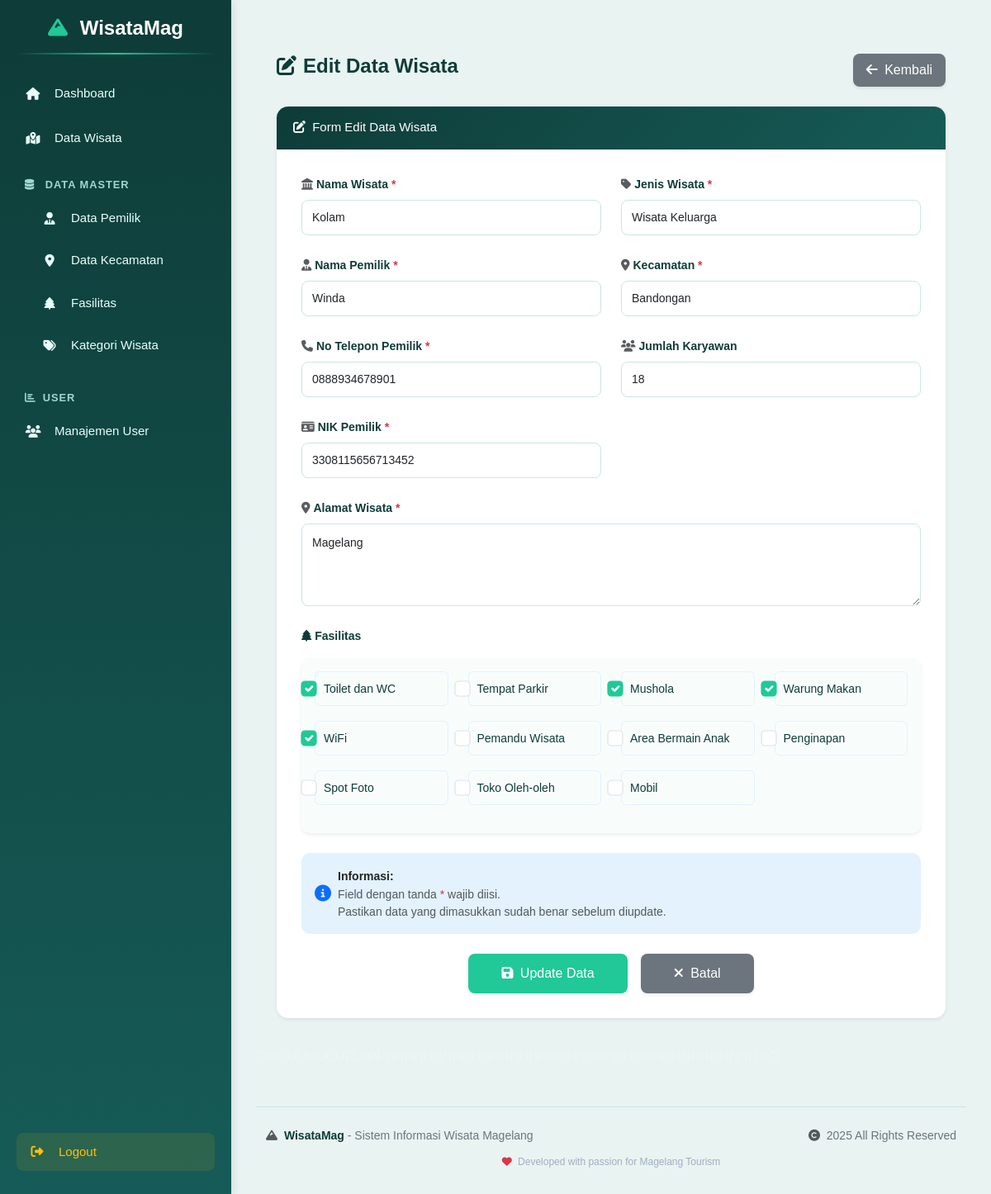
Page /wisata/edit/17 on the committed database.
### tables this page shows
CREATE TABLE `wisata` (
  `id_wisata` int NOT NULL,
  `nama_wisata` varchar(100) NOT NULL,
  `id_pemilik` int DEFAULT NULL,
  `id_kecamatan` int DEFAULT NULL,
  `id_kategori` int NOT NULL,
  `alamat` text,
  `jumlah_karyawan` int DEFAULT NULL
);

CREATE TABLE `pemilik` (
  `id_pemilik` int NOT NULL,
  `nama_pemilik` varchar(100) NOT NULL,
  `nik_pemilik` varchar(20) DEFAULT NULL,
  `no_telp` varchar(20) DEFAULT NULL
);

CREATE TABLE `kategori_wisata` (
  `id_kategori` int NOT NULL,
  `nama_kategori` varchar(50) NOT NULL,
  `deskripsi` text
);

CREATE TABLE `kecamatan` (
  `id_kecamatan` int NOT NULL,
  `nama_kecamatan` varchar(100) NOT NULL
);

CREATE TABLE `fasilitas` (
  `id_fasilitas` int NOT NULL,
  `nama_fasilitas` varchar(100) NOT NULL
);

### application/controllers/Wisata.php (called while the page is built, shortened)
<?php
class Wisata extends CI_Controller {
    public function __construct() {
        $this->load->model('Wisata_model');
        $this->load->model('Kecamatan_model');
        $this->load->model('Fasilitas_model');
        $this->load->model('Kategori_model');
        $this->load->library('pagination');
        $this->load->library('session');
        $this->load->helper('url');
    }
    public function edit($id) {
        $data['title'] = 'Edit Data Wisata';
        $wisata_data = $this->Wisata_model->get_by_id($id);
        $data['wisata'] = $wisata_data;
        $data['kecamatan'] = $this->Kecamatan_model->get_all();
        $data['fasilitas'] = $this->Fasilitas_model->get_all();
        $data['kategori_wisata'] = $this->Kategori_model->getAll();
        $fasilitas_terpilih = $this->Fasilitas_model->get_by_wisata($id);
        $data['fasilitas_terpilih'] = $fasilitas_terpilih ? $fasilitas_terpilih : [];
        $this->load->view('template/header', $data);
        $this->load->view('template/sidebar');
        $this->load->view('wisata/form_edit', $data);
        $this->load->view('template/footer');
    }
}
?>

### index.php (called while the page is built, shortened)
<?php
require_once BASEPATH.'core/CodeIgniter.php';

### application/models/Wisata_model.php (called while the page is built, shortened)
<?php
class Wisata_model extends CI_Model {
    public function get_by_id($id) {
        $this->db->select('
            w.id_wisata,
            w.nama_wisata,
            w.alamat,
            w.jumlah_karyawan,
            w.id_pemilik,
            w.id_kecamatan,
            w.id_kategori,
            p.nama_pemilik,
            p.nik_pemilik,
            p.no_telp,
            k.nama_kecamatan,
            kw.nama_kategori as nama_jenis_wisata
        ');
        $this->db->from('wisata w');
        $this->db->join('pemilik p', 'w.id_pemilik = p.id_pemilik', 'inner');
        $this->db->join('kecamatan k', 'w.id_kecamatan = k.id_kecamatan', 'left');
        $this->db->join('kategori_wisata kw', 'w.id_kategori = kw.id_kategori', 'left');
        $this->db->where('w.id_wisata', $id);
        $query = $this->db->get();
        return $query->row();
    }
}
?>

### application/models/Kategori_model.php (called while the page is built, shortened)
<?php
class Kategori_model extends CI_Model {
    public function getAll() {
        return $this->db->get('kategori_wisata')->result();
    }
}
?>

### application/models/Kecamatan_model.php (called while the page is built, shortened)
<?php
class Kecamatan_model extends CI_Model {
    private $table = 'kecamatan';
    public function get_all() {
        return $this->db->get($this->table)->result();
    }
}

### application/models/Fasilitas_model.php (called while the page is built, shortened)
<?php
class Fasilitas_model extends CI_Model {
    private $table = 'fasilitas';
    public function get_all() {
        return $this->db->get($this->table)->result();
    }
    public function get_by_wisata($id_wisata) {
    $this->db->select('f.id_fasilitas');
    $this->db->from('fasilitas f');
    $this->db->join('wisata_fasilitas wf', 'f.id_fasilitas = wf.id_fasilitas');
    $this->db->where('wf.id_wisata', $id_wisata);
    $query = $this->db->get();
    return $query->num_rows() > 0 ? $query->result() : [];
    }
}
?>

### application/views/wisata/form_edit.php (the view, shortened to what this page needs)
<div class="content-wrapper" style="background:#e9f3f2; min-height:100vh; padding:35px 25px;">
  <div class="d-flex justify-content-between align-items-center mb-4 flex-wrap">
    <h4 style="font-weight:600; color:#0e3c38; margin-bottom:10px;">
      <i class="fas fa-edit me-2"></i><?= $title ?>
    </h4>
    <a href="<?= site_url('wisata') ?>"
       class="btn shadow-sm"
       style="background:#6c757d; color:#fff; border:none; border-radius:8px; padding:8px 16px; font-weight:500; transition:0.3s;">
      <i class="fas fa-arrow-left me-1"></i> Kembali
    </a>
  </div>
  <div class="card border-0 shadow-sm" style="border-radius:14px; overflow:hidden;">
    <div class="card-header text-white"
         style="background:linear-gradient(135deg, #0e3c38 0%, #165b57 100%); font-weight:500; padding:14px 20px; font-size:15px;">
      <i class="fas fa-edit me-1"></i> Form Edit Data Wisata
    </div>
    <div class="card-body" style="padding:30px;">
      <form method="post" action="<?= site_url('wisata/update/'.$wisata->id_wisata) ?>">
        <div class="row">
          <div class="col-md-6">
            <div class="mb-4">
              <label class="form-label fw-bold" style="color:#0e3c38; margin-bottom:8px;">
                <i class="fas fa-landmark me-1 text-muted"></i>Nama Wisata <span class="text-danger">*</span>
              </label>
              <input type="text" name="nama_wisata" class="form-control"
                     value="<?= html_escape($wisata->nama_wisata) ?>"
                     style="border:1px solid #c8e6e3; border-radius:8px; padding:10px 12px; transition:0.3s;"
                     required
                     onfocus="this.style.borderColor='#20c997'; this.style.boxShadow='0 0 0 2px rgba(32, 201, 151, 0.1)';"
                     onblur="this.style.borderColor='#c8e6e3'; this.style.boxShadow='none';">
            </div>
            <div class="mb-4">
              <label class="form-label fw-bold" style="color:#0e3c38; margin-bottom:8px;">
                <i class="fas fa-user-tie me-1 text-muted"></i>Nama Pemilik <span class="text-danger">*</span>
              </label>
              <input type="text" name="nama_pemilik" class="form-control"
                     value="<?= html_escape($wisata->nama_pemilik) ?>"
                     style="border:1px solid #c8e6e3; border-radius:8px; padding:10px 12px; transition:0.3s;"
                     required
                     onfocus="this.style.borderColor='#20c997'; this.style.boxShadow='0 0 0 2px rgba(32, 201, 151, 0.1)';"
                     onblur="this.style.borderColor='#c8e6e3'; this.style.boxShadow='none';">
            </div>
            <div class="mb-4">
              <label class="form-label fw-bold" style="color:#0e3c38; margin-bottom:8px;">
                <i class="fas fa-phone me-1 text-muted"></i>No Telepon Pemilik <span class="text-danger">*</span>
              </label>
              <input type="text" name="no_telp" class="form-control"
                     value="<?= html_escape($wisata->no_telp) ?>"
                     style="border:1px solid #c8e6e3; border-radius:8px; padding:10px 12px; transition:0.3s;"
                     required
                     onfocus="this.style.borderColor='#20c997'; this.style.boxShadow='0 0 0 2px rgba(32, 201, 151, 0.1)';"
                     onblur="this.style.borderColor='#c8e6e3'; this.style.boxShadow='none';">
            </div>
            <div class="mb-4">
              <label class="form-label fw-bold" style="color:#0e3c38; margin-bottom:8px;">
                <i class="fas fa-id-card me-1 text-muted"></i>NIK Pemilik <span class="text-danger">*</span>
              </label>
              <input type="text" name="nik_pemilik" class="form-control"
                     value="<?= html_escape($wisata->nik_pemilik) ?>"
                     style="border:1px solid #c8e6e3; border-radius:8px; padding:10px 12px; transition:0.3s;"
                     required
                     onfocus="this.style.borderColor='#20c997'; this.style.boxShadow='0 0 0 2px rgba(32, 201, 151, 0.1)';"
                     onblur="this.style.borderColor='#c8e6e3'; this.style.boxShadow='none';">
            </div>
          </div>
          <div class="col-md-6">
            <div class="mb-4">
              <label class="form-label fw-bold" style="color:#0e3c38; margin-bottom:8px;">
                <i class="fas fa-tag me-1 text-muted"></i>Jenis Wisata <span class="text-danger">*</span>
              </label>
              <select name="id_kategori" class="form-control"
                      style="border:1px solid #c8e6e3; border-radius:8px; padding:10px 12px; transition:0.3s;"
                      required
                      onfocus="this.style.borderColor='#20c997'; this.style.boxShadow='0 0 0 2px rgba(32, 201, 151, 0.1)';"
                      onblur="this.style.borderColor='#c8e6e3'; this.style.boxShadow='none';">
                <?php if(isset($kategori_wisata) && is_array($kategori_wisata)): ?>
                  <?php foreach($kategori_wisata as $kategori): ?>
                    <option value="<?= $kategori->id_kategori ?>"
                      <?= (isset($wisata->id_kategori) && $wisata->id_kategori == $kategori->id_kategori) ? 'selected' : '' ?>>
                      <?= html_escape($kategori->nama_kategori) ?>
                    </option>
                  <?php endforeach; ?>
                <?php else: ?>
                  <option value="">Data kategori tidak tersedia</option>
                <?php endif; ?>
              </select>
            </div>
            <div class="mb-4">
              <label class="form-label fw-bold" style="color:#0e3c38; margin-bottom:8px;">
                <i class="fas fa-map-marker-alt me-1 text-muted"></i>Kecamatan <span class="text-danger">*</span>
              </label>
              <select name="id_kecamatan" class="form-control"
                      style="border:1px solid #c8e6e3; border-radius:8px; padding:10px 12px; transition:0.3s;"
                      required
                      onfocus="this.style.borderColor='#20c997'; this.style.boxShadow='0 0 0 2px rgba(32, 201, 151, 0.1)';"
                      onblur="this.style.borderColor='#c8e6e3'; this.style.boxShadow='none';">
                <?php foreach($kecamatan as $k): ?>
                  <option value="<?= $k->id_kecamatan ?>"
                    <?= $wisata->id_kecamatan == $k->id_kecamatan ? 'selected' : '' ?>>
                    <?= html_escape($k->nama_kecamatan) ?>
                  </option>
                <?php endforeach; ?>
              </select>
            </div>
            <div class="mb-4">
              <label class="form-label fw-bold" style="color:#0e3c38; margin-bottom:8px;">
                <i class="fas fa-users me-1 text-muted"></i>Jumlah Karyawan
              </label>
              <input type="number" name="jumlah_karyawan" class="form-control"
                     value="<?= html_escape($wisata->jumlah_karyawan) ?>"
                     style="border:1px solid #c8e6e3; border-radius:8px; padding:10px 12px; transition:0.3s;"
                     min="0"
                     onfocus="this.style.borderColor='#20c997'; this.style.boxShadow='0 0 0 2px rgba(32, 201, 151, 0.1)';"
                     onblur="this.style.borderColor='#c8e6e3'; this.style.boxShadow='none';">
            </div>
          </div>
        </div>
        <div class="row">
          <div class="col-12">
            <div class="mb-4">
              <label class="form-label fw-bold" style="color:#0e3c38; margin-bottom:8px;">
                <i class="fas fa-location-dot me-1 text-muted"></i>Alamat Wisata <span class="text-danger">*</span>
              </label>
              <textarea name="alamat" class="form-control"
                        style="border:1px solid #c8e6e3; border-radius:8px; padding:12px; height:100px; transition:0.3s;"
                        required
                        onfocus="this.style.borderColor='#20c997'; this.style.boxShadow='0 0 0 2px rgba(32, 201, 151, 0.1)';"
                        onblur="this.style.borderColor='#c8e6e3'; this.style.boxShadow='none';"><?= html_escape($wisata->alamat) ?></textarea>
            </div>
          </div>
        </div>
        <div class="row">
          <div class="col-12">
            <div class="mb-4">
              <label class="form-label fw-bold mb-3" style="color:#0e3c38;">
                <i class="fas fa-tree me-1"></i>Fasilitas
              </label>
              <div class="card border-0 shadow-sm" style="border-radius:10px; background:#f8fdfc;">
                <div class="card-body">
                  <div class="row">
                    <?php
                    $fasilitas_terpilih_ids = [];
                    if(isset($fasilitas_terpilih) && is_array($fasilitas_terpilih)) {
                        foreach($fasilitas_terpilih as $ft) {
                            $fasilitas_terpilih_ids[] = $ft->id_fasilitas;
                        }
                    }
                    ?>
                    <?php if(isset($fasilitas) && is_array($fasilitas)): ?>
                      <?php foreach($fasilitas as $f): ?>
                      <div class="col-md-3 mb-3">
                        <div class="form-check p-2 rounded" style="transition:0.3s; border:1px solid #e3f2fd;">
                          <input class="form-check-input" type="checkbox"
                                 name="fasilitas[]" value="<?= $f->id_fasilitas ?>"
                                 id="fasilitas_<?= $f->id_fasilitas ?>"
                                 <?= in_array($f->id_fasilitas, $fasilitas_terpilih_ids) ? 'checked' : '' ?>
                                 style="cursor:pointer; transform:scale(1.2); margin-right:10px;">
                          <label class="form-check-label fw-medium" for="fasilitas_<?= $f->id_fasilitas ?>"
                                 style="cursor:pointer; color:#0e3c38; font-size:14px;">
                            <?= html_escape($f->nama_fasilitas) ?>
                          </label>
                        </div>
                      </div>
                      <?php endforeach; ?>
                    <?php endif; ?>
                  </div>
                </div>
              </div>
            </div>
          </div>
        </div>
        <div class="alert alert-info border-0 mb-4" style="background:#e3f2fd; border-radius:10px; border-left:4px solid #2196f3;">
          <div class="d-flex align-items-center">
            <i class="fas fa-info-circle me-2 text-primary fs-5"></i>
            <div>
              <small class="fw-bold text-dark">Informasi:</small>
              <small class="text-muted d-block">Field dengan tanda <span class="text-danger">*</span> wajib diisi.</small>
              <small class="text-muted d-block">Pastikan data yang dimasukkan sudah benar sebelum diupdate.</small>
            </div>
          </div>
        </div>
        <div class="d-flex gap-3 justify-content-center">
          <button type="submit"
                  class="btn shadow-sm"
                  style="background:#20c997; color:#fff; border:none; border-radius:8px; padding:12px 40px; font-weight:500; transition:0.3s;">
            <i class="fas fa-save me-1"></i> Update Data
          </button>
          <a href="<?= site_url('wisata') ?>"
             class="btn shadow-sm"
             style="background:#6c757d; color:#fff; border:none; border-radius:8px; padding:12px 40px; font-weight:500; transition:0.3s;">
            <i class="fas fa-times me-1"></i> Batal
          </a>
        </div>
      </form>
    </div>
  </div>
</div>

### application/views/template/header.php (style rules this page uses)
body { margin: 0; font-family: "Poppins", sans-serif; background-color: #0f2424; color: #eaf7f3; overflow-x: hidden; }

### application/views/wisata/form_edit.php (style rules this page uses)
.form-label { font-size: 14px; }
.form-control, .form-select { font-size: 14px; }
.btn { transition: all 0.3s ease; border: none; }
.form-check-input:checked { background-color: #20c997; border-color: #20c997; }
.form-check { transition: all 0.3s ease; }

### rows in the picture
wisata: nama_wisata "Kolam", nama_pemilik "Winda", no_telp "0888934678901", nik_pemilik "3308115656713452", id_kategori "Wisata Keluarga", id_kecamatan "Bandongan", jumlah_karyawan "18", alamat "Magelang"
fasilitas: id_fasilitas "☑", nama_fasilitas "Toilet dan WC"
fasilitas: nama_fasilitas "Tempat Parkir"
fasilitas: id_fasilitas "☑", nama_fasilitas "Mushola"
fasilitas: id_fasilitas "☑", nama_fasilitas "Warung Makan"
fasilitas: id_fasilitas "☑", nama_fasilitas "WiFi"
fasilitas: nama_fasilitas "Pemandu Wisata"
fasilitas: nama_fasilitas "Area Bermain Anak"
fasilitas: nama_fasilitas "Penginapan"
fasilitas: nama_fasilitas "Spot Foto"
fasilitas: nama_fasilitas "Toko Oleh-oleh"
fasilitas: nama_fasilitas "Mobil"

### other values in the picture
$title "Edit Data Wisata"
